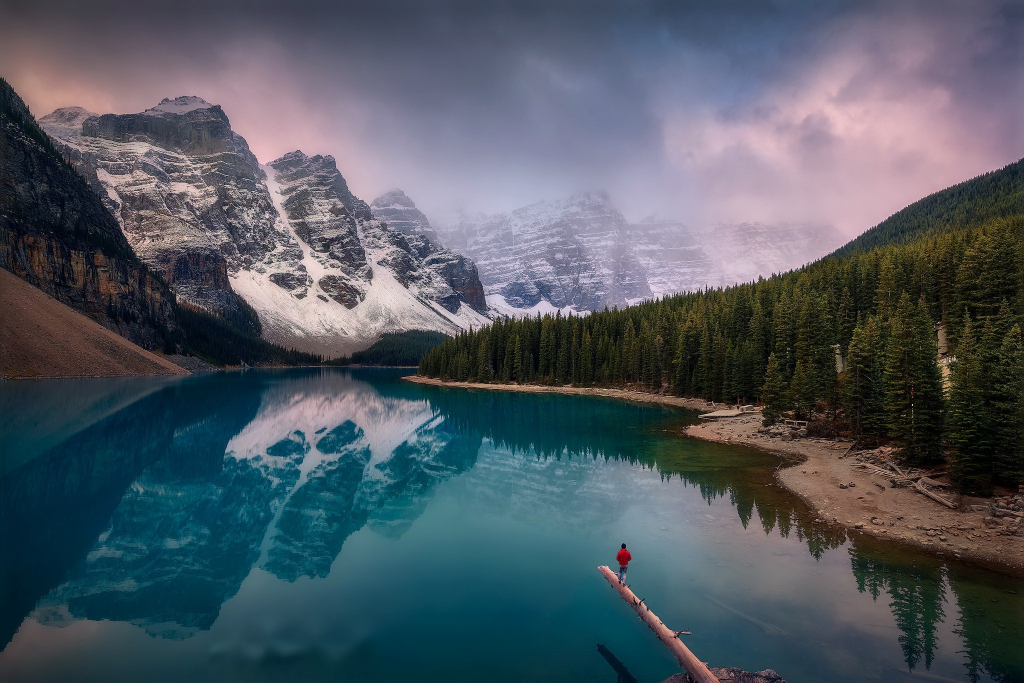
#> input picture assets/example-2-input.jpg, 2048 x 1365 px (shown at 1/2 size)
$ python prepare_pano_canvas.py ../assets/example-2-input.jpg
#> lines starting #> are read from the running program, lines starting #| are printed output that depends on the picture; after the words box and inside, x2 and y2 are one past the last pixel; in counts of white or black regions, pixels touching at a corner belong together
#!/usr/bin/env python3
import argparse
import json
from pathlib import Path

from PIL import Image, ImageDraw


def fit_size(src_w, src_h, max_w, max_h):
    scale = min(max_w / src_w, max_h / src_h)
    return max(1, round(src_w * scale)), max(1, round(src_h * scale))


def main():
    parser = argparse.ArgumentParser(
        description="Place one input image onto a 2:1 panorama canvas and create an outpainting mask."
    )
    parser.add_argument("image", help="Input image path")
    parser.add_argument("--out-dir", default="pano_prep", help="Output directory")
    parser.add_argument("--width", type=int, default=2048, help="Canvas width")
    parser.add_argument("--height", type=int, default=1024, help="Canvas height")
    parser.add_argument(
        "--front-width-ratio",
        type=float,
        default=0.5,
        help="Max fraction of canvas width used by the source/front image",
    )
    parser.add_argument(
        "--front-height-ratio",
        type=float,
        default=0.8,
        help="Max fraction of canvas height used by the source/front image",
    )
    parser.add_argument(
        "--protect-white",
        action="store_true",
        help="Use white for protected source region and black for generated area. Default is black protected, white generated.",
    )
    args = parser.parse_args()

    if args.width != args.height * 2:
        raise SystemExit("Canvas must be 2:1. Use width equal to height * 2.")

    out_dir = Path(args.out_dir)
    out_dir.mkdir(parents=True, exist_ok=True)

    image = Image.open(args.image).convert("RGB")
#> image is the input picture: PIL image 2048x1365 RGB; mean R, G, B 79.4, 88, 97.1
    src_w, src_h = image.size
#> src_w = 2048; src_h = 1365
    max_w = round(args.width * args.front_width_ratio)
    max_h = round(args.height * args.front_height_ratio)
    fit_w, fit_h = fit_size(src_w, src_h, max_w, max_h)
#> fit_w = 1024; fit_h = 682
    image = image.resize((fit_w, fit_h), Image.Resampling.LANCZOS)
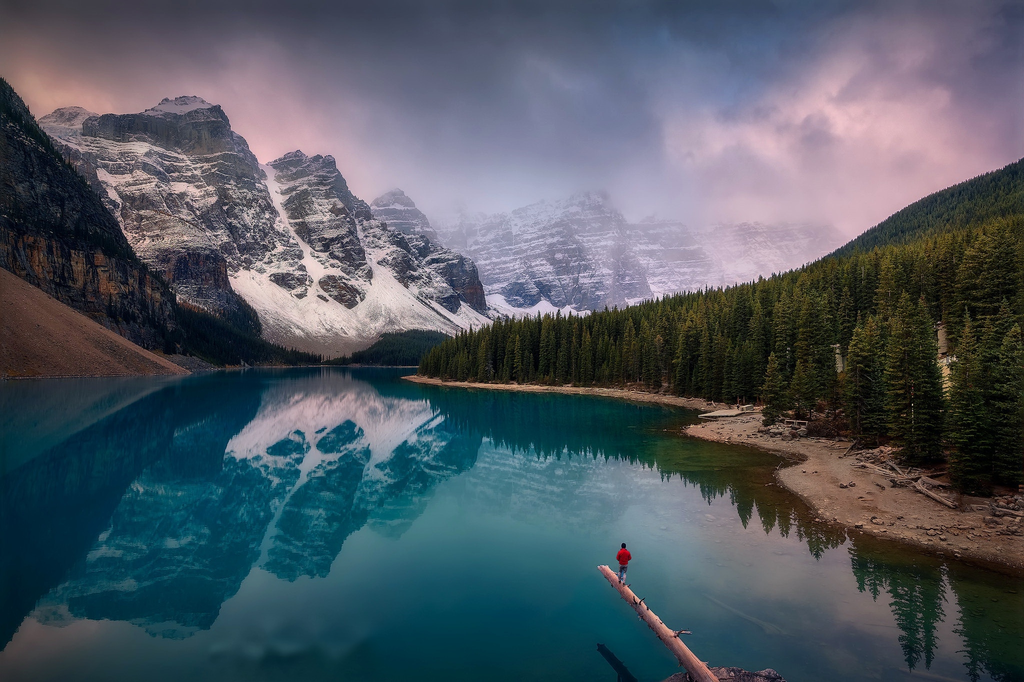
#> image: PIL image 1024x682 RGB; mean R, G, B 79.5, 88, 97.1

    x = (args.width - fit_w) // 2
#> x = 512
    y = (args.height - fit_h) // 2
#> y = 171

    canvas = Image.new("RGB", (args.width, args.height), (128, 128, 128))
#> canvas: PIL image 2048x1024 RGB; every value is 128
    canvas.paste(image, (x, y))
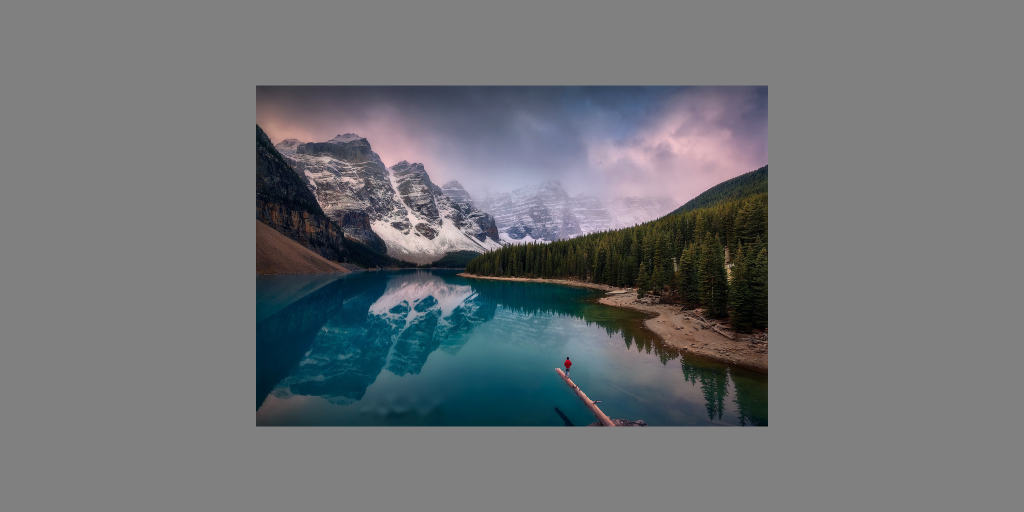
#> canvas: PIL image 2048x1024 RGB (shown at 1/2 size); mean R, G, B 111.8, 114.7, 117.7

    if args.protect_white:
        mask_bg, mask_fg = 0, 255
        mask_convention = "white=protected black=generate"
    else:
        mask_bg, mask_fg = 255, 0
        mask_convention = "black=protected white=generate"

    mask = Image.new("L", (args.width, args.height), mask_bg)
#> mask: PIL image 2048x1024 L; every value is 255
    draw = ImageDraw.Draw(mask)
    draw.rectangle([x, y, x + fit_w - 1, y + fit_h - 1], fill=mask_fg)

    alpha = Image.new("L", (args.width, args.height), 0)
#> alpha: PIL image 2048x1024 L; every value is 0
    alpha_draw = ImageDraw.Draw(alpha)
    alpha_draw.rectangle([x, y, x + fit_w - 1, y + fit_h - 1], fill=255)
    mask_alpha = Image.new("RGBA", (args.width, args.height), (255, 255, 255, 255))
#> mask_alpha: PIL image 2048x1024 RGBA; every value is 255
    mask_alpha.putalpha(alpha)
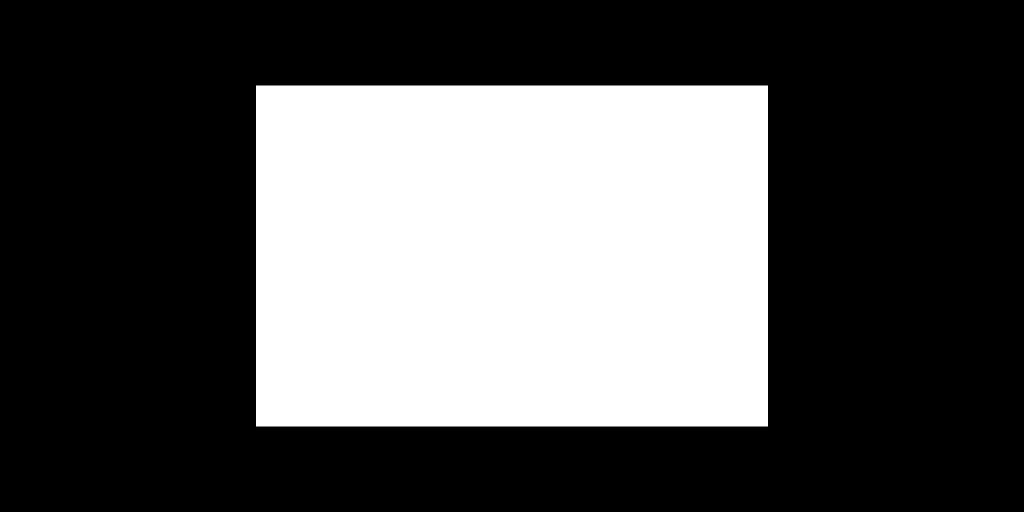
#> alpha: PIL image 2048x1024 L (shown at 1/2 size); 33.3% white; 1 white region, box (x1, y1, x2, y2) and area: (512, 171, 1536, 853) 698368

    preview = canvas.copy()
    overlay = Image.new("RGBA", canvas.size, (255, 0, 0, 0))
    overlay_draw = ImageDraw.Draw(overlay)
    overlay_draw.rectangle([x, y, x + fit_w - 1, y + fit_h - 1], outline=(0, 255, 0, 255), width=4)
    preview = Image.alpha_composite(preview.convert("RGBA"), overlay).convert("RGB")

    canvas_path = out_dir / "canvas.png"
    mask_path = out_dir / "mask.png"
    mask_alpha_path = out_dir / "mask-alpha.png"
    preview_path = out_dir / "preview.png"
    meta_path = out_dir / "metadata.json"

    canvas.save(canvas_path)
    mask.save(mask_path)
    mask_alpha.save(mask_alpha_path)
    preview.save(preview_path)
    meta_path.write_text(
        json.dumps(
            {
                "canvas": str(canvas_path),
                "mask": str(mask_path),
                "mask_alpha": str(mask_alpha_path),
                "preview": str(preview_path),
                "source_box": {"x": x, "y": y, "width": fit_w, "height": fit_h},
                "mask_convention": mask_convention,
            },
            indent=2,
        )
        + "\n"
    )

    print(
        json.dumps(
            {
                "canvas": str(canvas_path),
                "mask": str(mask_path),
                "mask_alpha": str(mask_alpha_path),
                "preview": str(preview_path),
                "metadata": str(meta_path),
            },
            indent=2,
        )
    )


if __name__ == "__main__":
    main()
